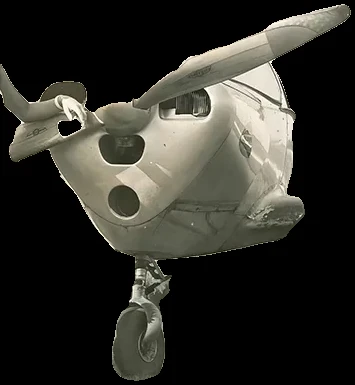
#> input picture airplane-cut.webp, 355 x 385 px
$ python -i cut_sheets.py   (imports and definitions only)
#> lines starting #> are read from the running program, lines starting #| are printed output that depends on the picture
#!/usr/bin/env python3
"""Split a sticker/specimen sheet into individual transparent cut-outs.

  python3 tools/cut_sheets.py <sheet-key> <in.img> <outdir>     (configs below)

Items on a plain ground are separated by colour difference from the paper,
joined into one shape (closing), and split by connected components.
Photographic/painted figures on busy grounds use rembg(u2netp) on a hand-set crop.
"""
import sys, os, json
import numpy as np, cv2
from PIL import Image

# [5 lines left out: function load, not called in this run]

def ellipse(k): k = max(3, int(k) | 1); return cv2.getStructuringElement(cv2.MORPH_ELLIPSE, (k, k))

# [10 lines left out: function fill_small_holes, not called in this run]

def split(im, thresh=14, close=15, merge=25, fill=0.03, min_area=0.0015, drop_border=False,
          region=None, bg=None, soft=1.0, pad=6, min_side=40, erode=0):
    """returns list of RGBA images sorted row-major"""
    if region: im = im.crop(region)
    rgb = np.array(im).astype(np.int16)
    h, w = rgb.shape[:2]
    if bg is None:
        e = np.concatenate([rgb[:5].reshape(-1, 3), rgb[-5:].reshape(-1, 3), rgb[:, :5].reshape(-1, 3), rgb[:, -5:].reshape(-1, 3)])
        bg = np.median(e, axis=0)
    diff = np.abs(rgb - np.array(bg)).max(axis=2)
    m = (diff > thresh).astype(np.uint8) * 255
    m = cv2.morphologyEx(m, cv2.MORPH_CLOSE, ellipse(close))
    m = fill_small_holes(m, fill)
    if erode: m = cv2.erode(m, ellipse(erode))
    # group by dilated components
    dil = cv2.dilate(m, ellipse(merge))
    n, lab, st, _ = cv2.connectedComponentsWithStats(dil, 8)
    out = []
    for i in range(1, n):
        x, y, bw, bh, a = st[i]
        comp = ((lab == i) & (m > 0)).astype(np.uint8) * 255
        area = int((comp > 0).sum())
        if area < min_area * w * h or min(bw, bh) < min_side: continue
        if drop_border and (x <= 2 or y <= 2 or x + bw >= w - 2 or y + bh >= h - 2): continue
        ys, xs = np.where(comp > 0)
        x0, x1, y0, y1 = max(xs.min() - pad, 0), min(xs.max() + pad + 1, w), max(ys.min() - pad, 0), min(ys.max() + pad + 1, h)
        a_ = cv2.GaussianBlur(comp[y0:y1, x0:x1], (0, 0), soft)
        # slight erode so the paper ground does not rim the edge
        piece = np.array(im)[y0:y1, x0:x1]
        rgba = np.dstack([piece, a_])
        out.append(((y0 + y1) // 2, (x0 + x1) // 2, y0, x0, Image.fromarray(rgba, "RGBA")))
    # row-major ordering: bucket rows by centre y
    out.sort(key=lambda t: t[2])
    rows, cur = [], []
    for t in out:
        if cur and t[2] - cur[0][2] > 0.55 * max(t[4].height, cur[0][4].height): rows.append(cur); cur = []
        cur.append(t)
    if cur: rows.append(cur)
    res = []
    for r in rows: res += [t[4] for t in sorted(r, key=lambda t: t[3])]
    return res

# [29 lines left out: functions rembg_crop, save, contact, not called in this run]

>>> import cv2
>>> picture = cv2.imread('../airplane-cut.webp', cv2.IMREAD_GRAYSCALE)
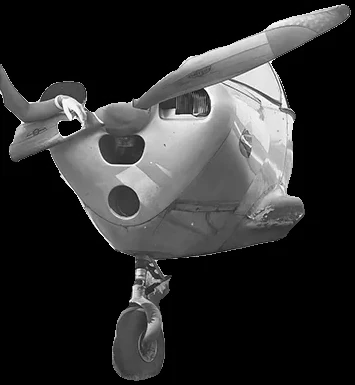
#> picture: shape (385, 355); min 0, max 254, mean 47
>>> result = split(picture)
#> (the run stopped early here; a loop or call above may not have finished)

$ run again, on angel-palm-cut.webp
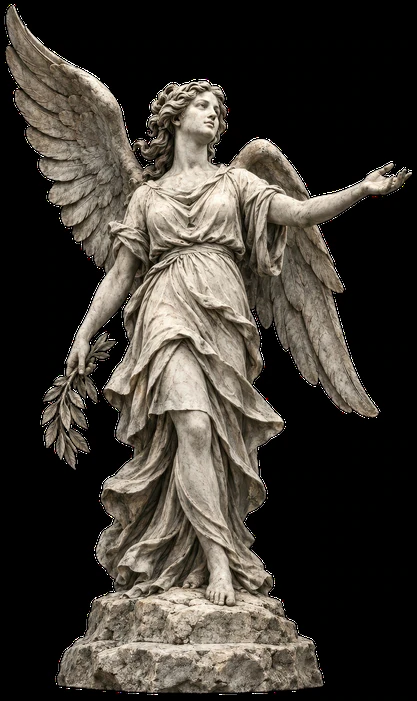
#> input picture angel-palm-cut.webp, 417 x 701 px
#> `picture = cv2.imread('../airplane-cut.webp', cv2.IMREAD_GRAYSCALE)`:
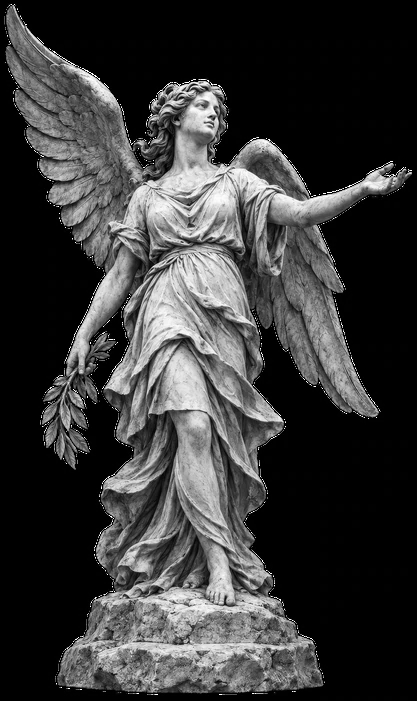
#> picture: shape (701, 417); min 0, max 255, mean 57.2

$ run again, on arch-bend-cut.webp
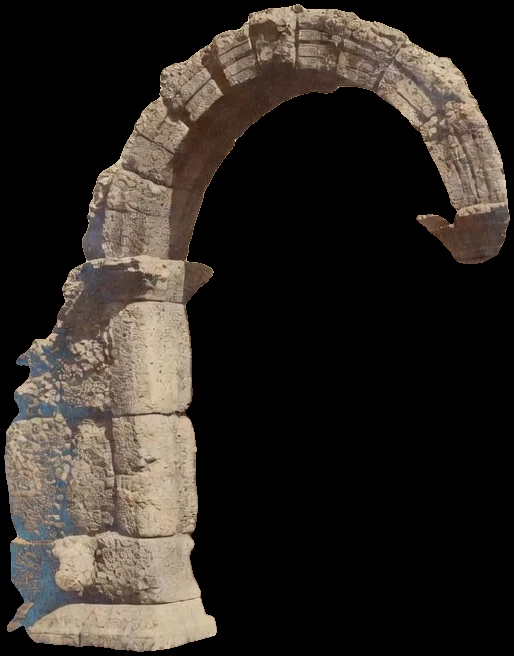
#> input picture arch-bend-cut.webp, 514 x 656 px
#> `picture = cv2.imread('../airplane-cut.webp', cv2.IMREAD_GRAYSCALE)`:
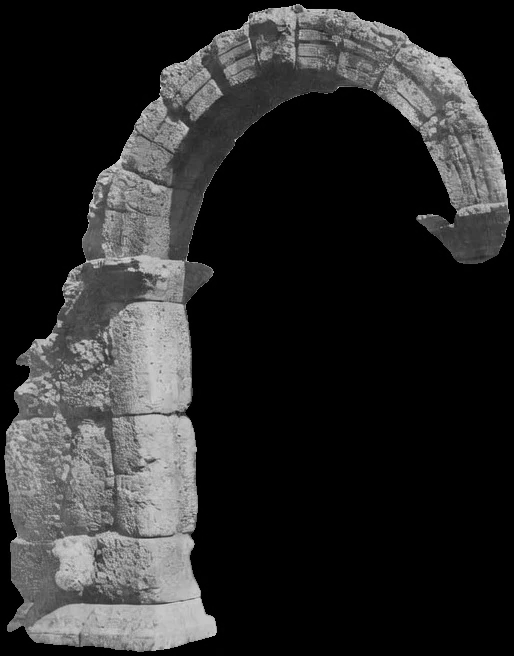
#> picture: shape (656, 514); min 0, max 224, mean 42.6

$ run again, on arch-round-cut.webp
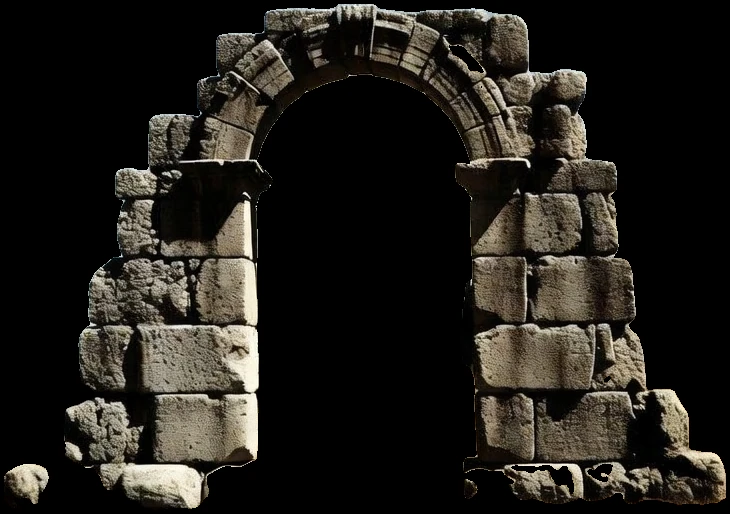
#> input picture arch-round-cut.webp, 730 x 514 px
#> `picture = cv2.imread('../airplane-cut.webp', cv2.IMREAD_GRAYSCALE)`:
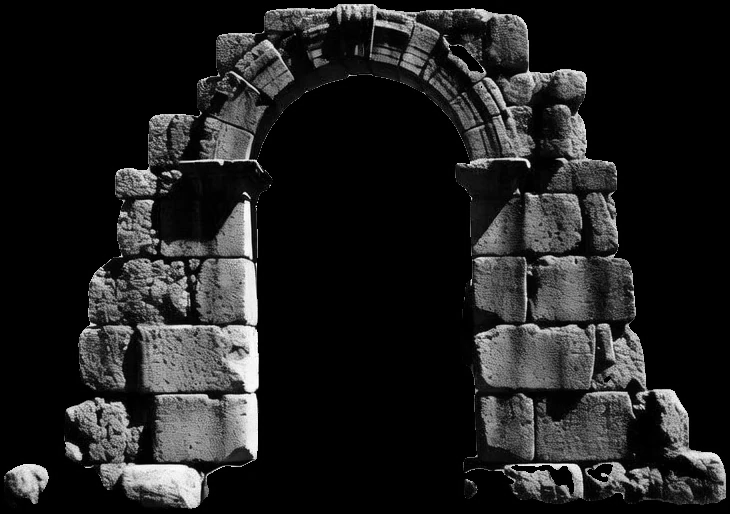
#> picture: shape (514, 730); min 0, max 254, mean 32.2
